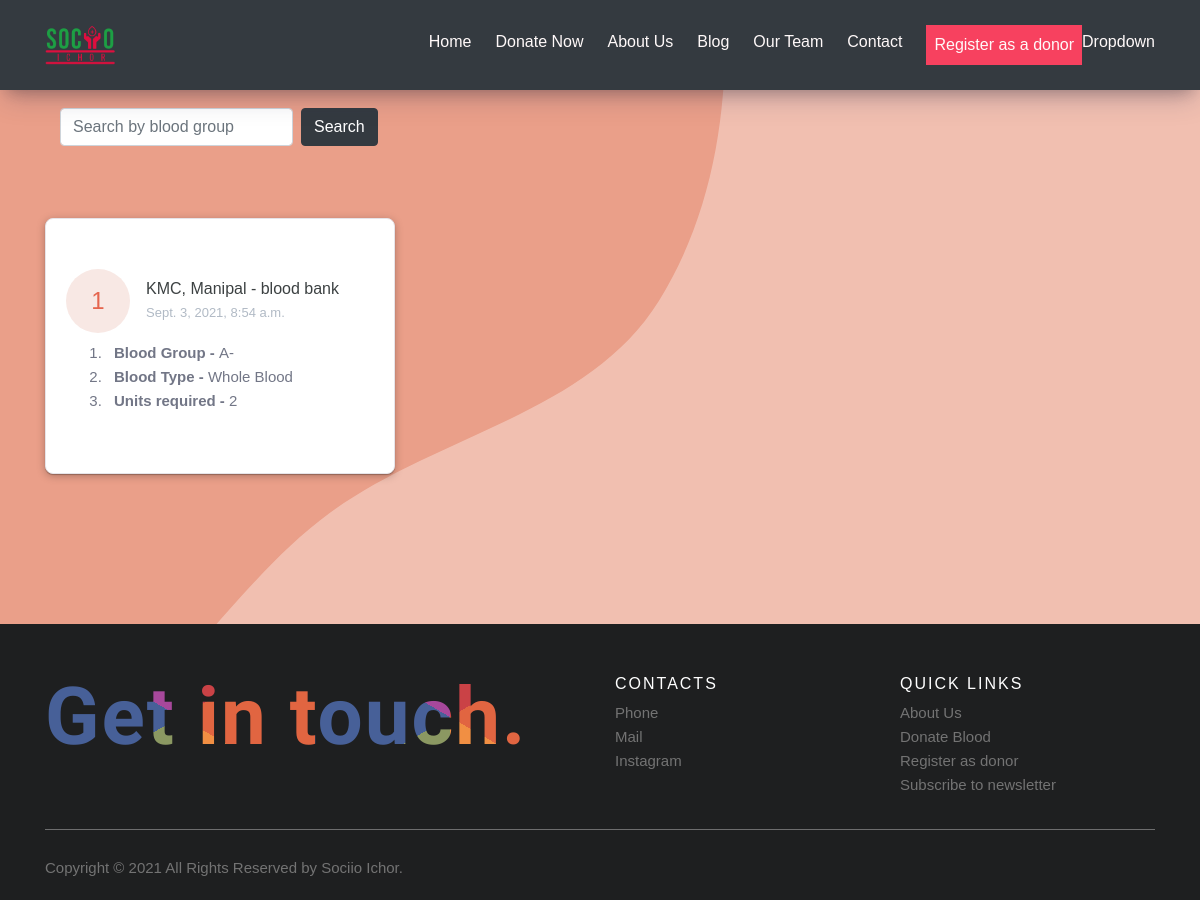
The app's page /donate/, older data.
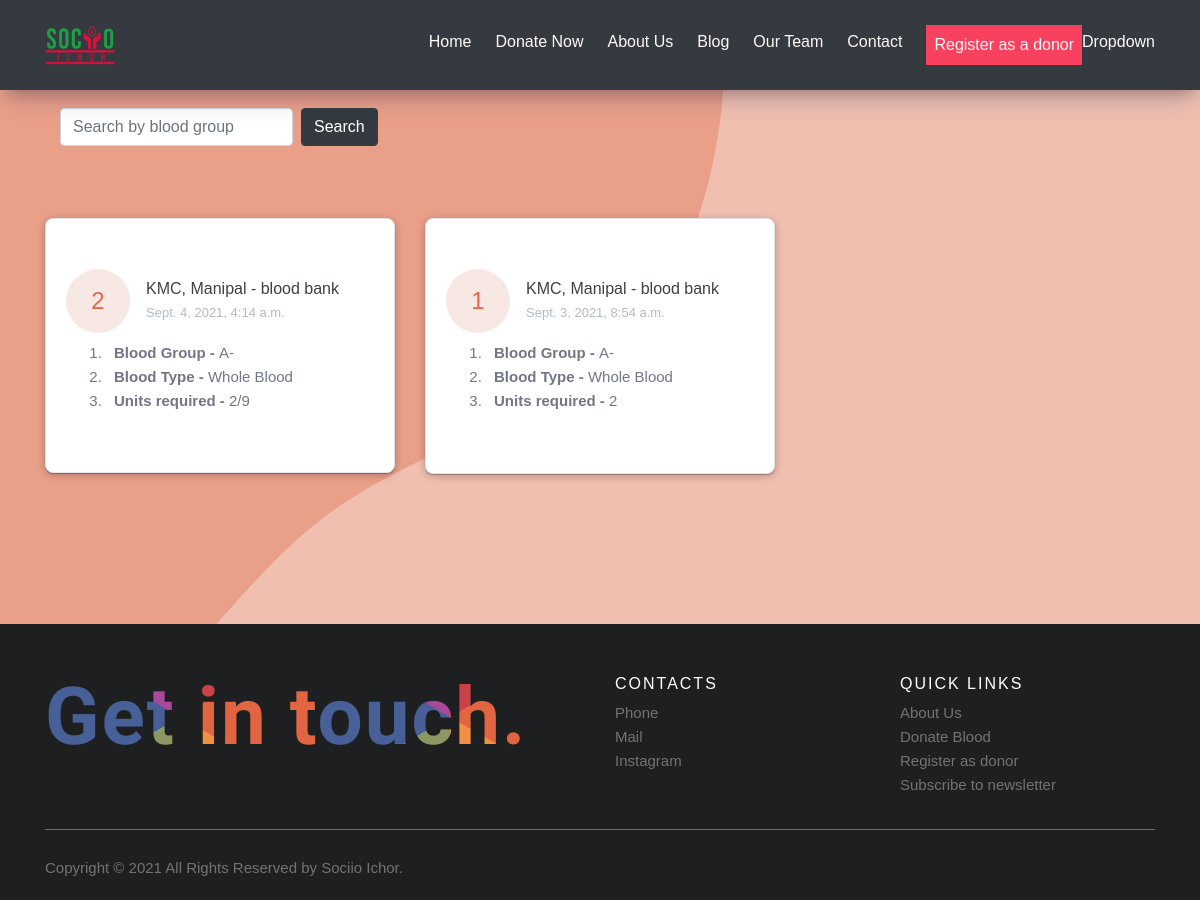
The same page, newer data.
### home/models.py (models this page shows)
class BloodRequest(models.Model):
    blood_request_id = models.AutoField(primary_key=True)
    time_stamp = models.DateTimeField(auto_now_add=True)
    blood_group = models.CharField(
        max_length=20, choices=BG_CHOICES, default=None, blank=True, null=True
    )
    blood_type = models.CharField(
        max_length=50, choices=TYPE, default=None, blank=True, null=True
    )
    acceptable_blood_group = models.CharField(max_length = 100, blank=True, null=True )
    Phone = models.CharField(max_length=10, default='')
    units = models.CharField(max_length=5)
    note = models.TextField(default='', blank=True, null=True)
    address = models.TextField(default='', blank=True, null=True)
    hospital_initials = models.CharField(default='', blank=False, null=False, max_length=50 )
    status = models.IntegerField(choices=STATUS, default=0)
    urgent = models.BooleanField( blank=True, default=False)
    slug = models.SlugField(max_length=400, unique=True, default=None)
    custom_field_key = models.CharField(default='', blank=True, max_length=255)
    custom_field_value = models.CharField(default='', blank=True, max_length=255)
    class Meta:
        verbose_name = 'Blood Request'

### home/views.py (the view)
# urls.py: path('donate/', views.BloodListView.as_view(), name='donate'),
class BloodListView(ListView):
    model=BloodRequest
    template_name = 'home/home.html'
    queryset=BloodRequest.objects.filter(status=STATUS_PUBLISH).order_by('-time_stamp')
    context_object_name='blood'

### home/templates/home/home.html (shortened to what this page needs)
{% extends 'home/base.html' %}
{% block head %}
{% load social_share %}
{% endblock head %}
{% block content %}
<div class="container" style="margin-top: 9%; margin-bottom: 10%;">
    <div class="form-inline text-center container-fluid " >
      <form class="form-inline search-ichor" action="{% url 'home:search-blood' %}" method="get" >
        <input class="form-control mr-sm-2" type="text" name="q" id="q" placeholder="Search by blood group" aria-label="Search" >
        <button class="btn btn-dark my-2 my-sm-0" type="submit">Search</button>
      </form>
      </div>
    <div class="row" style="margin-top: 5%;">
    {% if blood %}
    {% for b in blood %}
    <a style="text-decoration: none;" href="{% url 'home:details' b.slug %}">
        <div class="col-lg-4">
            <div class="card card-margin">
                <div class="card-header no-border">
                </div>
                <div class="card-body pt-0">
                    <div class="kmc">
                        <div class="kmc-title-wrapper">
                            <div class="kmc-date-primary">
                                <span class="kmc-date-day">{{ b.blood_request_id }}</span>
                            </div>
                       <a style="text-decoration: none;" href="{% url 'home:details' b.slug %}">
                        <div class="kmc-blood-info">
                            <span class="kmc-pro-title">KMC, Manipal - blood bank</span>
                            <span class="kmc-blood-time">{{ b.time_stamp}}</span>
                        </div>
                       </a>
                        </div>
                      <a style="text-decoration: none;" href="{% url 'home:details' b.slug %}">
                        <ol class="kmc-blood-points">
{% if b.blood_group %}
<li class="kmc-blood-item"><span><b>Blood Group - </b>{{ b.blood_group }}</span></li>
{% endif %}
{% if b.blood_type %}
<li class="kmc-blood-item"><span><b>Blood Type - </b>{{ b.blood_type }}</span></li>
{% endif %}
{% if b.units %}
<li class="kmc-blood-item"><span><b>Units required - </b>{{ b.units }}</span></li>
{% endif %}
                        </ol>
                      </a>
                        <div class="row mx-3">
                            <div class="col-lg-4">
                                {% if b.urgent %}
                                <a href="{% url 'home:details' b.slug %}" class="button-blink btn btn-border-primary">Urgent</a>
                                {% endif %}
                               </div>
                        </div>
                    </div>
                </div>
            </div>
        </div>
    </a>
    {% endfor %}
        {% endif %}
    </div>
    </div>
{% endblock content %}

Row changes from the older to the newer data that the page shows:
added BloodRequest: blood_request_id "2", time_stamp "Sept. 4, 2021, 4:14 a.m.", blood_group "A-", blood_type "Whole Blood", units "2/9"
